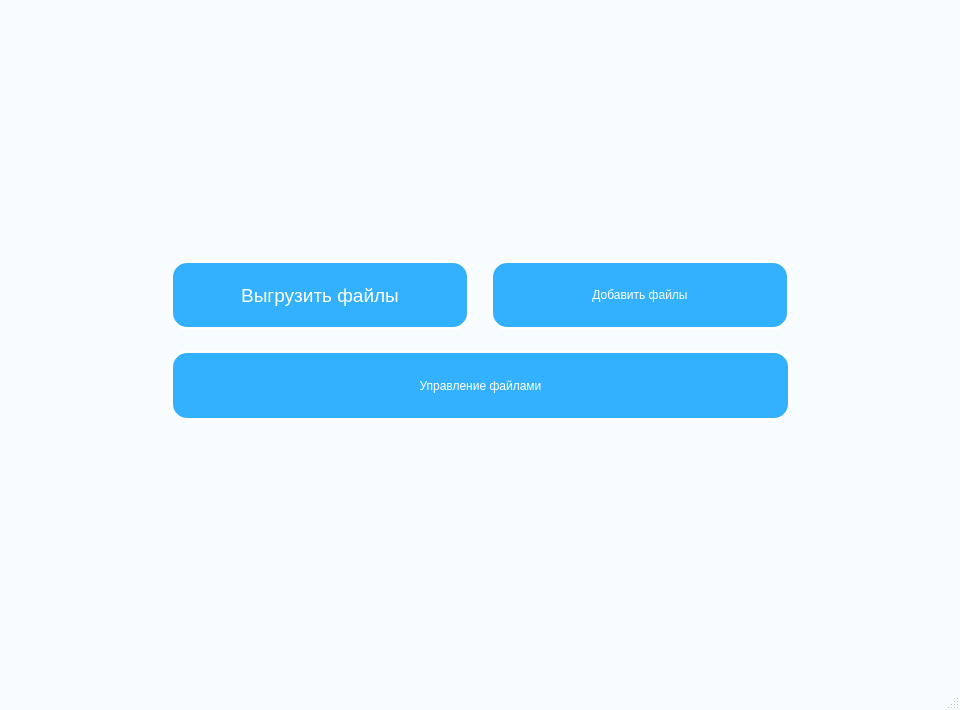
<?xml version="1.0" encoding="UTF-8"?>
<ui version="4.0">
 <class>MainWindow</class>
 <widget class="QMainWindow" name="MainWindow">
  <property name="geometry">
   <rect>
    <x>0</x>
    <y>0</y>
    <width>960</width>
    <height>710</height>
   </rect>
  </property>
  <property name="font">
   <font>
    <family>Arial</family>
    <pointsize>12</pointsize>
    <weight>50</weight>
    <italic>false</italic>
    <bold>false</bold>
   </font>
  </property>
  <property name="windowTitle">
   <string>Главная</string>
  </property>
  <property name="windowIcon">
   <iconset>
    <normaloff>../img/logo.png</normaloff>../img/logo.png</iconset>
  </property>
  <property name="styleSheet">
   <string notr="true">QMainWindow {
	background-color: rgb(247, 252, 255);
	font: 12pt &quot;Arial&quot;;
}
QPushButton {
	background-color: rgb(51, 177, 255);
	color: rgb(255, 255, 255);
	border: 3px solid #ffffff;
	border-radius: 17px;
	font: 14pt &quot;Arial&quot;;
}
QPushButton:hover {
	border-radius: 19px;
	background-color: rgb(52, 202, 232);
}
QPushButton:pressed {
	border-radius: 20px;
	background-color: rgb(0, 222, 0);
}
QLineEdit {
	border-radius: 12px;
	border: 1px solid rgb(51, 177, 255);
}
QLineEdit:hover {
	border-radius: 15px;
	background-color: rgb(239, 239, 239);
	border: 1px solid rgb(0, 222, 0);
}
QComboBox {
	border-radius: 12px;	
}
QSpinBox {
	border-radius: 12px;	
}</string>
  </property>
  <widget class="QWidget" name="centralwidget">
   <widget class="QPushButton" name="pushButton_2">
    <property name="geometry">
     <rect>
      <x>170</x>
      <y>260</y>
      <width>300</width>
      <height>70</height>
     </rect>
    </property>
    <property name="sizePolicy">
     <sizepolicy hsizetype="Minimum" vsizetype="Expanding">
      <horstretch>0</horstretch>
      <verstretch>0</verstretch>
     </sizepolicy>
    </property>
    <property name="minimumSize">
     <size>
      <width>50</width>
      <height>50</height>
     </size>
    </property>
    <property name="font">
     <font>
      <family>Arial</family>
      <pointsize>14</pointsize>
      <weight>50</weight>
      <italic>false</italic>
      <bold>false</bold>
     </font>
    </property>
    <property name="text">
     <string>Выгрузить файлы</string>
    </property>
   </widget>
   <widget class="QPushButton" name="pushButton_3">
    <property name="geometry">
     <rect>
      <x>170</x>
      <y>350</y>
      <width>621</width>
      <height>71</height>
     </rect>
    </property>
    <property name="sizePolicy">
     <sizepolicy hsizetype="Minimum" vsizetype="Expanding">
      <horstretch>0</horstretch>
      <verstretch>0</verstretch>
     </sizepolicy>
    </property>
    <property name="minimumSize">
     <size>
      <width>50</width>
      <height>50</height>
     </size>
    </property>
    <property name="text">
     <string>Управление файлами</string>
    </property>
   </widget>
   <widget class="QPushButton" name="pushButton">
    <property name="geometry">
     <rect>
      <x>490</x>
      <y>260</y>
      <width>300</width>
      <height>70</height>
     </rect>
    </property>
    <property name="sizePolicy">
     <sizepolicy hsizetype="Minimum" vsizetype="Expanding">
      <horstretch>0</horstretch>
      <verstretch>0</verstretch>
     </sizepolicy>
    </property>
    <property name="minimumSize">
     <size>
      <width>50</width>
      <height>50</height>
     </size>
    </property>
    <property name="text">
     <string>Добавить файлы</string>
    </property>
   </widget>
  </widget>
  <widget class="QStatusBar" name="statusbar"/>
 </widget>
 <resources/>
 <connections/>
</ui>
